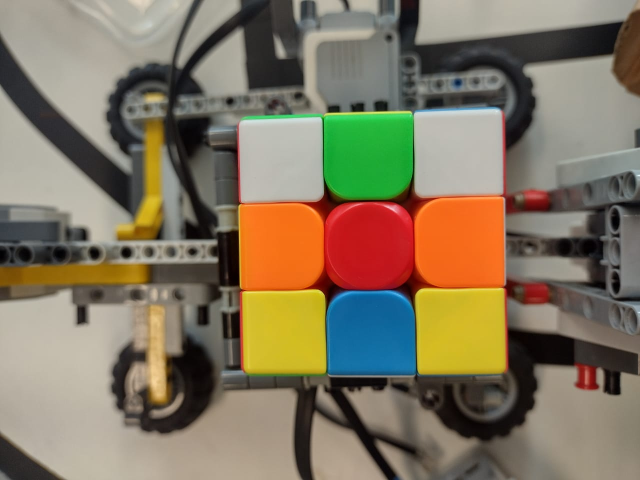
#> input picture solucao/extras/face2.png, 1280 x 960 px (shown at 1/2 size)
$ python reduzirImagem.py
#> lines starting #> are read from the running program, lines starting #| are printed output that depends on the picture
import cv2 as cv                                                 #esse codigo pega uma imagem em alta resolucao e a diminui, sendo possivel
                                                                 #de visualizar a imagem pelo pop-up do codigo que identifica as cores


# importing Image class from PIL package
from PIL import Image

# creating a object
image = Image.open(r"face2.png")
#> image is the input picture: PIL image 1280x960 RGB; mean R, G, B 130.2, 118.3, 96.2


MAX_SIZE = (500, 500)
image.thumbnail(MAX_SIZE)
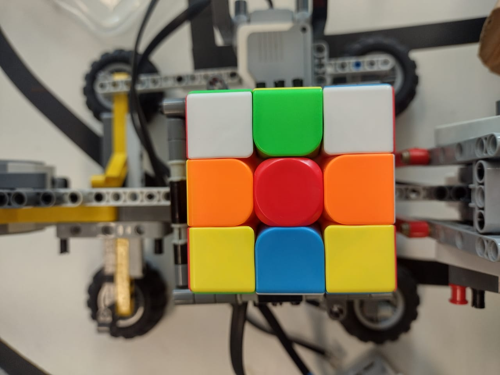
#> image: PIL image 500x375 RGB; mean R, G, B 130.2, 118.3, 96.2


image_rotated = image.rotate(-90, expand=True)
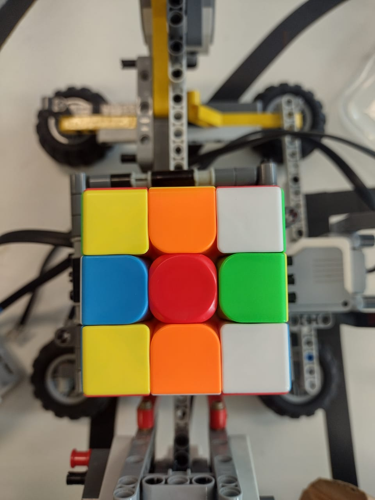
#> image_rotated: PIL image 375x500 RGB; mean R, G, B 130.2, 118.3, 96.2

# creating thumbnail
image_rotated.save('face2_t.png')

img = cv.imread("face2_t.png")

cv.imshow("Display window", img)
k = cv.waitKey(0) # Wait for a keystroke in the window
#> (key Esc is pressed here)

$ run again, with solucao/extras/face1.png copied over solucao/extras/face2.png
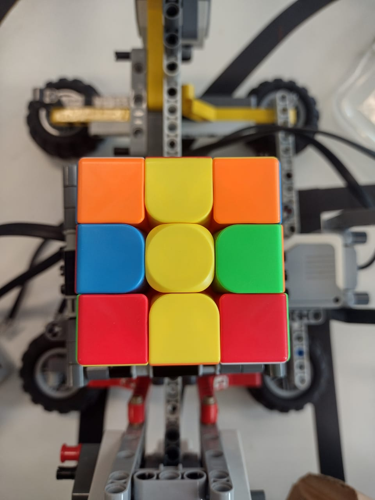
#> input picture solucao/extras/face1.png, 375 x 500 px
#> image is the input picture: PIL image 375x500 RGB; mean R, G, B 132, 114.9, 95.7
#> `image_rotated = image.rotate(-90, expand=True)`:
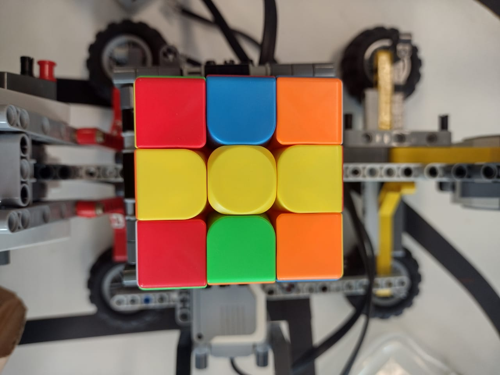
#> image_rotated: PIL image 500x375 RGB; mean R, G, B 132, 114.9, 95.7

$ run again, with solucao/extras/face3.png copied over solucao/extras/face2.png
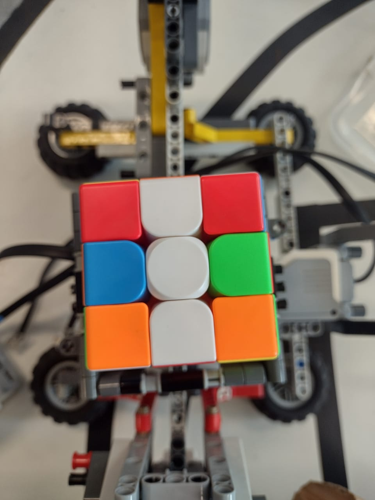
#> input picture solucao/extras/face3.png, 375 x 500 px
#> image is the input picture: PIL image 375x500 RGB; mean R, G, B 130.6, 118.1, 105.8
#> `image_rotated = image.rotate(-90, expand=True)`:
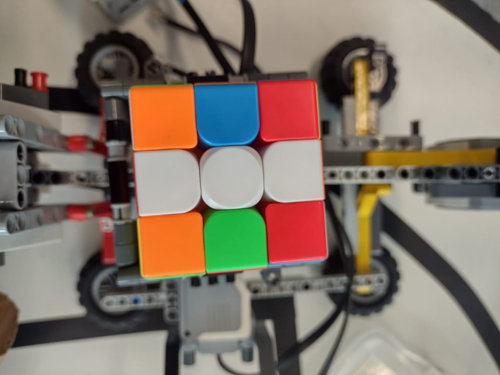
#> image_rotated: PIL image 500x375 RGB; mean R, G, B 130.6, 118.1, 105.8

$ run again, with solucao/extras/face4.png copied over solucao/extras/face2.png
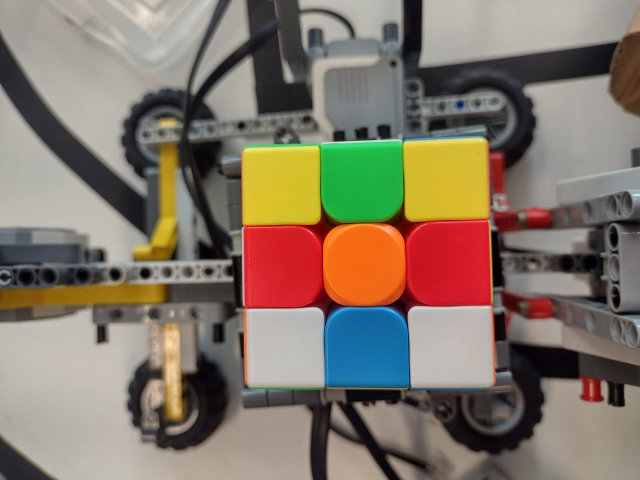
#> input picture solucao/extras/face4.png, 1280 x 960 px (shown at 1/2 size)
#> image is the input picture: PIL image 1280x960 RGB; mean R, G, B 131, 118.8, 104.7
#> `image.thumbnail(MAX_SIZE)`:
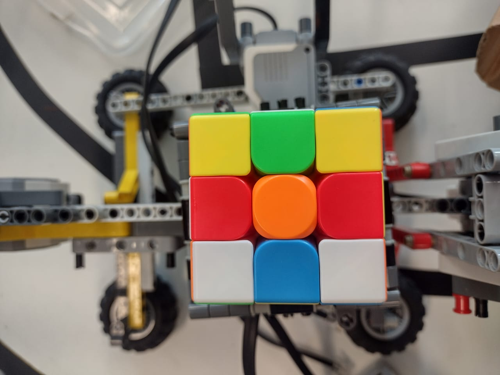
#> image: PIL image 500x375 RGB; mean R, G, B 131, 118.8, 104.8
#> `image_rotated = image.rotate(-90, expand=True)`:
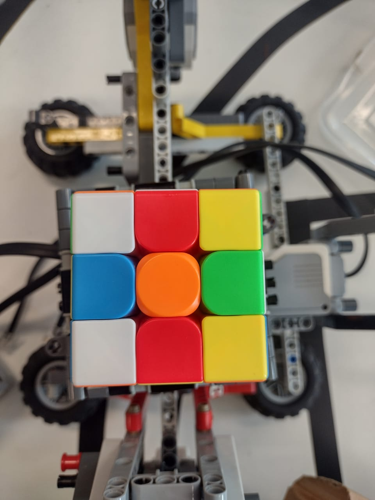
#> image_rotated: PIL image 375x500 RGB; mean R, G, B 131, 118.8, 104.8
